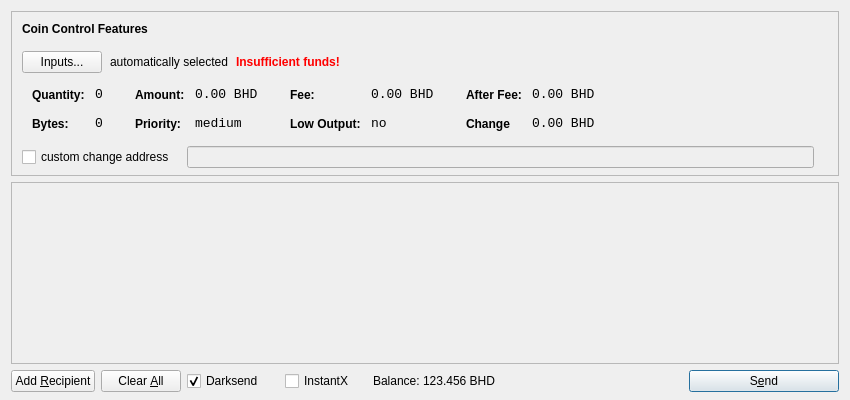
<?xml version="1.0" encoding="UTF-8"?>
<ui version="4.0">
 <class>SendCoinsDialog</class>
 <widget class="QDialog" name="SendCoinsDialog">
  <property name="geometry">
   <rect>
    <x>0</x>
    <y>0</y>
    <width>850</width>
    <height>400</height>
   </rect>
  </property>
  <property name="windowTitle">
   <string>Send Coins</string>
  </property>
  <layout class="QVBoxLayout" name="verticalLayout" stretch="0,1,0">
   <property name="bottomMargin">
    <number>8</number>
   </property>
   <item>
    <widget class="QFrame" name="frameCoinControl">
     <property name="sizePolicy">
      <sizepolicy hsizetype="Expanding" vsizetype="Expanding">
       <horstretch>0</horstretch>
       <verstretch>0</verstretch>
      </sizepolicy>
     </property>
     <property name="maximumSize">
      <size>
       <width>16777215</width>
       <height>16777215</height>
      </size>
     </property>
     <property name="frameShape">
      <enum>QFrame::StyledPanel</enum>
     </property>
     <property name="frameShadow">
      <enum>QFrame::Sunken</enum>
     </property>
     <layout class="QVBoxLayout" name="verticalLayoutCoinControl2">
      <property name="spacing">
       <number>-1</number>
      </property>
      <property name="leftMargin">
       <number>0</number>
      </property>
      <property name="topMargin">
       <number>0</number>
      </property>
      <property name="rightMargin">
       <number>0</number>
      </property>
      <property name="bottomMargin">
       <number>6</number>
      </property>
      <item>
       <layout class="QVBoxLayout" name="verticalLayoutCoinControl" stretch="0,0,0,0,1">
        <property name="spacing">
         <number>0</number>
        </property>
        <property name="leftMargin">
         <number>10</number>
        </property>
        <property name="topMargin">
         <number>10</number>
        </property>
        <item>
         <layout class="QHBoxLayout" name="horizontalLayoutCoinControl1">
          <property name="bottomMargin">
           <number>15</number>
          </property>
          <item>
           <widget class="QLabel" name="labelCoinControlFeatures">
            <property name="sizePolicy">
             <sizepolicy hsizetype="Preferred" vsizetype="Maximum">
              <horstretch>0</horstretch>
              <verstretch>0</verstretch>
             </sizepolicy>
            </property>
            <property name="font">
             <font>
              <weight>75</weight>
              <bold>true</bold>
             </font>
            </property>
            <property name="styleSheet">
             <string notr="true">font-weight:bold;</string>
            </property>
            <property name="text">
             <string>Coin Control Features</string>
            </property>
           </widget>
          </item>
         </layout>
        </item>
        <item>
         <layout class="QHBoxLayout" name="horizontalLayoutCoinControl2" stretch="0,0,0,0">
          <property name="spacing">
           <number>8</number>
          </property>
          <property name="bottomMargin">
           <number>10</number>
          </property>
          <item>
           <widget class="QPushButton" name="pushButtonCoinControl">
            <property name="styleSheet">
             <string notr="true"/>
            </property>
            <property name="text">
             <string>Inputs...</string>
            </property>
           </widget>
          </item>
          <item>
           <widget class="QLabel" name="labelCoinControlAutomaticallySelected">
            <property name="text">
             <string>automatically selected</string>
            </property>
            <property name="margin">
             <number>5</number>
            </property>
           </widget>
          </item>
          <item>
           <widget class="QLabel" name="labelCoinControlInsuffFunds">
            <property name="font">
             <font>
              <weight>75</weight>
              <bold>true</bold>
             </font>
            </property>
            <property name="styleSheet">
             <string notr="true">color:red;font-weight:bold;</string>
            </property>
            <property name="text">
             <string>Insufficient funds!</string>
            </property>
            <property name="margin">
             <number>5</number>
            </property>
           </widget>
          </item>
          <item>
           <spacer name="horizontalSpacerCoinControl">
            <property name="orientation">
             <enum>Qt::Horizontal</enum>
            </property>
            <property name="sizeHint" stdset="0">
             <size>
              <width>40</width>
              <height>1</height>
             </size>
            </property>
           </spacer>
          </item>
         </layout>
        </item>
        <item>
         <widget class="QWidget" name="widgetCoinControl" native="true">
          <property name="sizePolicy">
           <sizepolicy hsizetype="Preferred" vsizetype="Preferred">
            <horstretch>0</horstretch>
            <verstretch>0</verstretch>
           </sizepolicy>
          </property>
          <property name="minimumSize">
           <size>
            <width>0</width>
            <height>0</height>
           </size>
          </property>
          <property name="styleSheet">
           <string notr="true"/>
          </property>
          <layout class="QHBoxLayout" name="horizontalLayoutCoinControl5">
           <property name="margin">
            <number>0</number>
           </property>
           <item>
            <layout class="QHBoxLayout" name="horizontalLayoutCoinControl3" stretch="0,0,0,1">
             <property name="spacing">
              <number>20</number>
             </property>
             <property name="topMargin">
              <number>0</number>
             </property>
             <property name="bottomMargin">
              <number>10</number>
             </property>
             <item>
              <layout class="QFormLayout" name="formLayoutCoinControl1">
               <property name="horizontalSpacing">
                <number>10</number>
               </property>
               <property name="verticalSpacing">
                <number>14</number>
               </property>
               <property name="leftMargin">
                <number>10</number>
               </property>
               <property name="topMargin">
                <number>4</number>
               </property>
               <property name="rightMargin">
                <number>6</number>
               </property>
               <item row="0" column="0">
                <widget class="QLabel" name="labelCoinControlQuantityText">
                 <property name="styleSheet">
                  <string notr="true">font-weight:bold;</string>
                 </property>
                 <property name="text">
                  <string>Quantity:</string>
                 </property>
                 <property name="margin">
                  <number>0</number>
                 </property>
                </widget>
               </item>
               <item row="0" column="1">
                <widget class="QLabel" name="labelCoinControlQuantity">
                 <property name="font">
                  <font>
                   <family>Monospace</family>
                   <pointsize>10</pointsize>
                  </font>
                 </property>
                 <property name="cursor">
                  <cursorShape>IBeamCursor</cursorShape>
                 </property>
                 <property name="contextMenuPolicy">
                  <enum>Qt::ActionsContextMenu</enum>
                 </property>
                 <property name="text">
                  <string>0</string>
                 </property>
                 <property name="margin">
                  <number>0</number>
                 </property>
                 <property name="textInteractionFlags">
                  <set>Qt::LinksAccessibleByMouse|Qt::TextSelectableByKeyboard|Qt::TextSelectableByMouse</set>
                 </property>
                </widget>
               </item>
               <item row="1" column="0">
                <widget class="QLabel" name="labelCoinControlBytesText">
                 <property name="styleSheet">
                  <string notr="true">font-weight:bold;</string>
                 </property>
                 <property name="text">
                  <string>Bytes:</string>
                 </property>
                </widget>
               </item>
               <item row="1" column="1">
                <widget class="QLabel" name="labelCoinControlBytes">
                 <property name="font">
                  <font>
                   <family>Monospace</family>
                   <pointsize>10</pointsize>
                  </font>
                 </property>
                 <property name="cursor">
                  <cursorShape>IBeamCursor</cursorShape>
                 </property>
                 <property name="contextMenuPolicy">
                  <enum>Qt::ActionsContextMenu</enum>
                 </property>
                 <property name="text">
                  <string>0</string>
                 </property>
                 <property name="textInteractionFlags">
                  <set>Qt::LinksAccessibleByMouse|Qt::TextSelectableByKeyboard|Qt::TextSelectableByMouse</set>
                 </property>
                </widget>
               </item>
              </layout>
             </item>
             <item>
              <layout class="QFormLayout" name="formLayoutCoinControl2">
               <property name="horizontalSpacing">
                <number>10</number>
               </property>
               <property name="verticalSpacing">
                <number>14</number>
               </property>
               <property name="leftMargin">
                <number>6</number>
               </property>
               <property name="topMargin">
                <number>4</number>
               </property>
               <property name="rightMargin">
                <number>6</number>
               </property>
               <item row="0" column="0">
                <widget class="QLabel" name="labelCoinControlAmountText">
                 <property name="styleSheet">
                  <string notr="true">font-weight:bold;</string>
                 </property>
                 <property name="text">
                  <string>Amount:</string>
                 </property>
                 <property name="margin">
                  <number>0</number>
                 </property>
                </widget>
               </item>
               <item row="0" column="1">
                <widget class="QLabel" name="labelCoinControlAmount">
                 <property name="font">
                  <font>
                   <family>Monospace</family>
                   <pointsize>10</pointsize>
                  </font>
                 </property>
                 <property name="cursor">
                  <cursorShape>IBeamCursor</cursorShape>
                 </property>
                 <property name="contextMenuPolicy">
                  <enum>Qt::ActionsContextMenu</enum>
                 </property>
                 <property name="text">
                  <string>0.00 BHD</string>
                 </property>
                 <property name="textInteractionFlags">
                  <set>Qt::LinksAccessibleByMouse|Qt::TextSelectableByKeyboard|Qt::TextSelectableByMouse</set>
                 </property>
                </widget>
               </item>
               <item row="1" column="0">
                <widget class="QLabel" name="labelCoinControlPriorityText">
                 <property name="styleSheet">
                  <string notr="true">font-weight:bold;</string>
                 </property>
                 <property name="text">
                  <string>Priority:</string>
                 </property>
                </widget>
               </item>
               <item row="1" column="1">
                <widget class="QLabel" name="labelCoinControlPriority">
                 <property name="font">
                  <font>
                   <family>Monospace</family>
                   <pointsize>10</pointsize>
                  </font>
                 </property>
                 <property name="cursor">
                  <cursorShape>IBeamCursor</cursorShape>
                 </property>
                 <property name="contextMenuPolicy">
                  <enum>Qt::ActionsContextMenu</enum>
                 </property>
                 <property name="text">
                  <string>medium</string>
                 </property>
                 <property name="textInteractionFlags">
                  <set>Qt::LinksAccessibleByMouse|Qt::TextSelectableByKeyboard|Qt::TextSelectableByMouse</set>
                 </property>
                </widget>
               </item>
              </layout>
             </item>
             <item>
              <layout class="QFormLayout" name="formLayoutCoinControl3">
               <property name="horizontalSpacing">
                <number>10</number>
               </property>
               <property name="verticalSpacing">
                <number>14</number>
               </property>
               <property name="leftMargin">
                <number>6</number>
               </property>
               <property name="topMargin">
                <number>4</number>
               </property>
               <property name="rightMargin">
                <number>6</number>
               </property>
               <item row="0" column="0">
                <widget class="QLabel" name="labelCoinControlFeeText">
                 <property name="styleSheet">
                  <string notr="true">font-weight:bold;</string>
                 </property>
                 <property name="text">
                  <string>Fee:</string>
                 </property>
                 <property name="margin">
                  <number>0</number>
                 </property>
                </widget>
               </item>
               <item row="0" column="1">
                <widget class="QLabel" name="labelCoinControlFee">
                 <property name="font">
                  <font>
                   <family>Monospace</family>
                   <pointsize>10</pointsize>
                  </font>
                 </property>
                 <property name="cursor">
                  <cursorShape>IBeamCursor</cursorShape>
                 </property>
                 <property name="contextMenuPolicy">
                  <enum>Qt::ActionsContextMenu</enum>
                 </property>
                 <property name="text">
                  <string>0.00 BHD</string>
                 </property>
                 <property name="textInteractionFlags">
                  <set>Qt::LinksAccessibleByMouse|Qt::TextSelectableByKeyboard|Qt::TextSelectableByMouse</set>
                 </property>
                </widget>
               </item>
               <item row="1" column="0">
                <widget class="QLabel" name="labelCoinControlLowOutputText">
                 <property name="styleSheet">
                  <string notr="true">font-weight:bold;</string>
                 </property>
                 <property name="text">
                  <string>Low Output:</string>
                 </property>
                </widget>
               </item>
               <item row="1" column="1">
                <widget class="QLabel" name="labelCoinControlLowOutput">
                 <property name="font">
                  <font>
                   <family>Monospace</family>
                   <pointsize>10</pointsize>
                  </font>
                 </property>
                 <property name="cursor">
                  <cursorShape>IBeamCursor</cursorShape>
                 </property>
                 <property name="contextMenuPolicy">
                  <enum>Qt::ActionsContextMenu</enum>
                 </property>
                 <property name="text">
                  <string>no</string>
                 </property>
                 <property name="textInteractionFlags">
                  <set>Qt::LinksAccessibleByMouse|Qt::TextSelectableByKeyboard|Qt::TextSelectableByMouse</set>
                 </property>
                </widget>
               </item>
              </layout>
             </item>
             <item>
              <layout class="QFormLayout" name="formLayoutCoinControl4">
               <property name="horizontalSpacing">
                <number>10</number>
               </property>
               <property name="verticalSpacing">
                <number>14</number>
               </property>
               <property name="leftMargin">
                <number>6</number>
               </property>
               <property name="topMargin">
                <number>4</number>
               </property>
               <property name="rightMargin">
                <number>6</number>
               </property>
               <item row="0" column="0">
                <widget class="QLabel" name="labelCoinControlAfterFeeText">
                 <property name="styleSheet">
                  <string notr="true">font-weight:bold;</string>
                 </property>
                 <property name="text">
                  <string>After Fee:</string>
                 </property>
                 <property name="margin">
                  <number>0</number>
                 </property>
                </widget>
               </item>
               <item row="0" column="1">
                <widget class="QLabel" name="labelCoinControlAfterFee">
                 <property name="font">
                  <font>
                   <family>Monospace</family>
                   <pointsize>10</pointsize>
                  </font>
                 </property>
                 <property name="cursor">
                  <cursorShape>IBeamCursor</cursorShape>
                 </property>
                 <property name="contextMenuPolicy">
                  <enum>Qt::ActionsContextMenu</enum>
                 </property>
                 <property name="text">
                  <string>0.00 BHD</string>
                 </property>
                 <property name="textInteractionFlags">
                  <set>Qt::LinksAccessibleByMouse|Qt::TextSelectableByKeyboard|Qt::TextSelectableByMouse</set>
                 </property>
                </widget>
               </item>
               <item row="1" column="0">
                <widget class="QLabel" name="labelCoinControlChangeText">
                 <property name="styleSheet">
                  <string notr="true">font-weight:bold;</string>
                 </property>
                 <property name="text">
                  <string>Change</string>
                 </property>
                </widget>
               </item>
               <item row="1" column="1">
                <widget class="QLabel" name="labelCoinControlChange">
                 <property name="font">
                  <font>
                   <family>Monospace</family>
                   <pointsize>10</pointsize>
                  </font>
                 </property>
                 <property name="cursor">
                  <cursorShape>IBeamCursor</cursorShape>
                 </property>
                 <property name="contextMenuPolicy">
                  <enum>Qt::ActionsContextMenu</enum>
                 </property>
                 <property name="text">
                  <string>0.00 BHD</string>
                 </property>
                 <property name="textInteractionFlags">
                  <set>Qt::LinksAccessibleByMouse|Qt::TextSelectableByKeyboard|Qt::TextSelectableByMouse</set>
                 </property>
                </widget>
               </item>
              </layout>
             </item>
            </layout>
           </item>
          </layout>
         </widget>
        </item>
        <item>
         <layout class="QHBoxLayout" name="horizontalLayoutCoinControl4" stretch="0,0,0">
          <property name="spacing">
           <number>12</number>
          </property>
          <property name="sizeConstraint">
           <enum>QLayout::SetDefaultConstraint</enum>
          </property>
          <property name="topMargin">
           <number>5</number>
          </property>
          <property name="rightMargin">
           <number>5</number>
          </property>
          <item>
           <widget class="QCheckBox" name="checkBoxCoinControlChange">
            <property name="text">
             <string>custom change address</string>
            </property>
           </widget>
          </item>
          <item>
           <widget class="QLineEdit" name="lineEditCoinControlChange">
            <property name="enabled">
             <bool>false</bool>
            </property>
            <property name="sizePolicy">
             <sizepolicy hsizetype="Expanding" vsizetype="Fixed">
              <horstretch>0</horstretch>
              <verstretch>0</verstretch>
             </sizepolicy>
            </property>
           </widget>
          </item>
          <item>
           <widget class="QLabel" name="labelCoinControlChangeLabel">
            <property name="sizePolicy">
             <sizepolicy hsizetype="Preferred" vsizetype="Expanding">
              <horstretch>0</horstretch>
              <verstretch>0</verstretch>
             </sizepolicy>
            </property>
            <property name="minimumSize">
             <size>
              <width>0</width>
              <height>0</height>
             </size>
            </property>
            <property name="text">
             <string/>
            </property>
            <property name="margin">
             <number>3</number>
            </property>
           </widget>
          </item>
         </layout>
        </item>
        <item>
         <spacer name="verticalSpacerCoinControl">
          <property name="orientation">
           <enum>Qt::Vertical</enum>
          </property>
          <property name="sizeHint" stdset="0">
           <size>
            <width>800</width>
            <height>1</height>
           </size>
          </property>
         </spacer>
        </item>
       </layout>
      </item>
     </layout>
    </widget>
   </item>
   <item>
    <widget class="QScrollArea" name="scrollArea">
     <property name="widgetResizable">
      <bool>true</bool>
     </property>
     <widget class="QWidget" name="scrollAreaWidgetContents">
      <property name="geometry">
       <rect>
        <x>0</x>
        <y>0</y>
        <width>830</width>
        <height>165</height>
       </rect>
      </property>
      <layout class="QVBoxLayout" name="verticalLayout_2">
       <property name="margin">
        <number>0</number>
       </property>
       <item>
        <layout class="QVBoxLayout" name="entries">
         <property name="spacing">
          <number>6</number>
         </property>
        </layout>
       </item>
       <item>
        <spacer name="verticalSpacer">
         <property name="orientation">
          <enum>Qt::Vertical</enum>
         </property>
         <property name="sizeHint" stdset="0">
          <size>
           <width>20</width>
           <height>40</height>
          </size>
         </property>
        </spacer>
       </item>
      </layout>
     </widget>
    </widget>
   </item>
   <item>
    <layout class="QHBoxLayout" name="horizontalLayout">
     <item>
      <widget class="QPushButton" name="addButton">
       <property name="toolTip">
        <string>Send to multiple recipients at once</string>
       </property>
       <property name="text">
        <string>Add &amp;Recipient</string>
       </property>
       <property name="autoDefault">
        <bool>false</bool>
       </property>
      </widget>
     </item>
     <item>
      <widget class="QPushButton" name="clearButton">
       <property name="sizePolicy">
        <sizepolicy hsizetype="Minimum" vsizetype="Fixed">
         <horstretch>0</horstretch>
         <verstretch>0</verstretch>
        </sizepolicy>
       </property>
       <property name="toolTip">
        <string>Remove all transaction fields</string>
       </property>
       <property name="text">
        <string>Clear &amp;All</string>
       </property>
       <property name="autoRepeatDelay">
        <number>300</number>
       </property>
       <property name="autoDefault">
        <bool>false</bool>
       </property>
      </widget>
     </item>
     <item>
      <layout class="QHBoxLayout" name="horizontalLayout_2">
       <property name="spacing">
        <number>3</number>
       </property>
        <item>
        <widget class="QCheckBox" name="checkUseDarksend">
         <property name="minimumSize">
          <size>
           <width>95</width>
           <height>0</height>
          </size>
         </property>
         <property name="text">
          <string>Darksend</string>
         </property>
         <property name="checked">
          <bool>true</bool>
         </property>
        </widget>
       </item>
       <item>
        <widget class="QCheckBox" name="checkInstantX">
         <property name="enabled">
          <bool>true</bool>
         </property>
         <property name="minimumSize">
          <size>
           <width>85</width>
           <height>0</height>
          </size>
         </property>
         <property name="text">
          <string>InstantX</string>
         </property>
        </widget>
       </item>
       <item>
        <widget class="QLabel" name="label">
         <property name="sizePolicy">
          <sizepolicy hsizetype="Preferred" vsizetype="Fixed">
           <horstretch>0</horstretch>
           <verstretch>0</verstretch>
          </sizepolicy>
         </property>
         <property name="text">
          <string>Balance:</string>
         </property>
        </widget>
       </item>
       <item>
        <widget class="QLabel" name="labelBalance">
         <property name="sizePolicy">
          <sizepolicy hsizetype="Preferred" vsizetype="Fixed">
           <horstretch>0</horstretch>
           <verstretch>0</verstretch>
          </sizepolicy>
         </property>
         <property name="cursor">
          <cursorShape>IBeamCursor</cursorShape>
         </property>
         <property name="text">
          <string>123.456 BHD</string>
         </property>
         <property name="textInteractionFlags">
          <set>Qt::LinksAccessibleByMouse|Qt::TextSelectableByKeyboard|Qt::TextSelectableByMouse</set>
         </property>
        </widget>
       </item>
      </layout>
     </item>
     <item>
      <spacer name="horizontalSpacer">
       <property name="orientation">
        <enum>Qt::Horizontal</enum>
       </property>
       <property name="sizeHint" stdset="0">
        <size>
         <width>40</width>
         <height>20</height>
        </size>
       </property>
      </spacer>
     </item>
     <item>
      <widget class="QPushButton" name="sendButton">
       <property name="minimumSize">
        <size>
         <width>150</width>
         <height>0</height>
        </size>
       </property>
       <property name="toolTip">
        <string>Confirm the send action</string>
       </property>
       <property name="text">
        <string>S&amp;end</string>
       </property>
       <property name="icon">
        <iconset resource="../bitcoin.qrc">
         <normaloff>:/icons/send</normaloff>:/icons/send</iconset>
       </property>
       <property name="default">
        <bool>true</bool>
       </property>
      </widget>
     </item>
    </layout>
   </item>
  </layout>
 </widget>
 <resources>
  <include location="../bitcoin.qrc"/>
 </resources>
 <connections/>
</ui>
